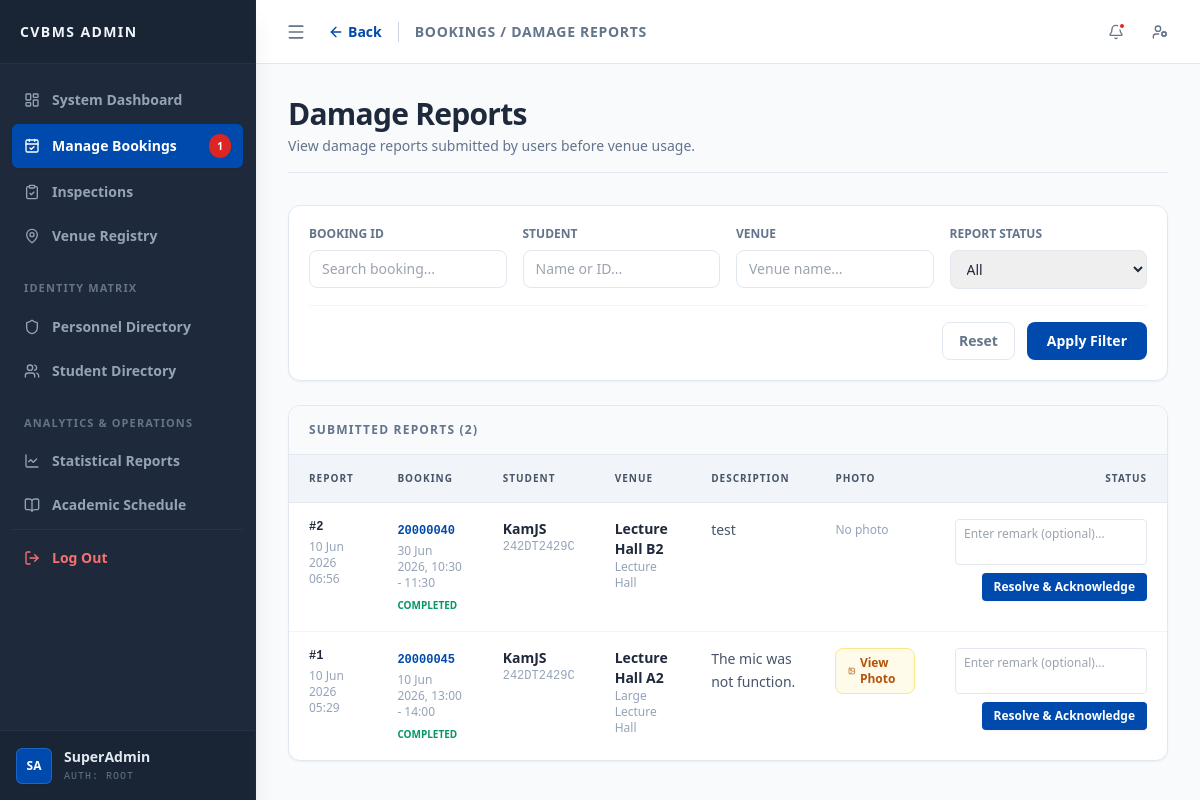
The app's page /admin/damage_reports.php (signed in), older data.
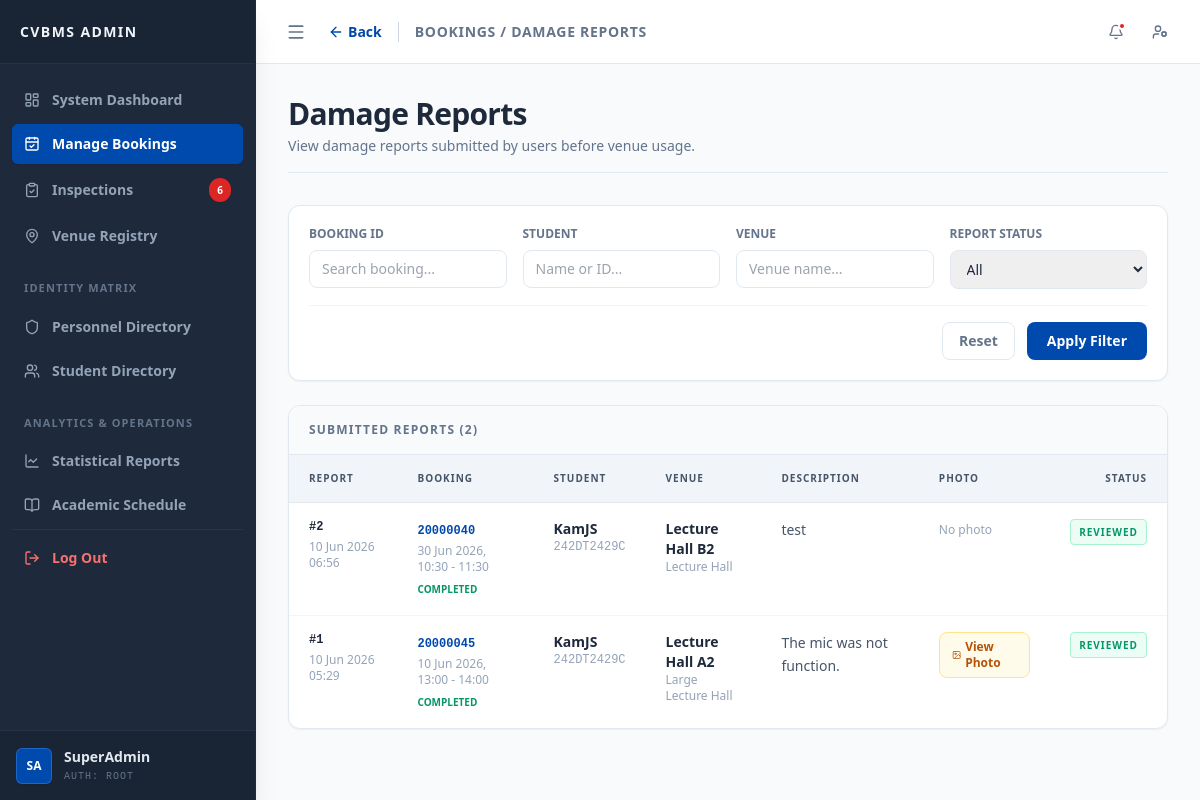
The same page, newer data.
### tables this page shows
CREATE TABLE `damage_report` (
  `report_id` int(11) NOT NULL,
  `bid` int(10) UNSIGNED NOT NULL,
  `uid` varchar(15) NOT NULL,
  `vid` varchar(10) NOT NULL,
  `damage_description` text NOT NULL,
  `damage_photo` varchar(255) DEFAULT NULL,
  `report_status` enum('submitted','reviewed') DEFAULT 'submitted',
  `admin_remark` text DEFAULT NULL,
  `created_at` timestamp NOT NULL DEFAULT current_timestamp()
);

CREATE TABLE `booking` (
  `bid` int(10) UNSIGNED NOT NULL,
  `uid` varchar(15) NOT NULL,
  `vid` varchar(10) NOT NULL,
  `date_booked` date NOT NULL,
  `time_start` time NOT NULL,
  `time_end` time NOT NULL,
  `status` enum('pending','approved','rejected','completed','cancelled') NOT NULL DEFAULT 'pending',
  `payment_status` enum('unpaid','paid','refunded') NOT NULL DEFAULT 'unpaid',
  `payment_method` varchar(30) DEFAULT NULL,
  `payment_due_at` datetime DEFAULT NULL,
  `cancelled_at` datetime DEFAULT NULL,
  `cancel_reason` varchar(255) DEFAULT NULL,
  `transaction_ref` varchar(50) DEFAULT NULL,
  `paid_at` datetime DEFAULT NULL,
  `purpose` varchar(100) NOT NULL,
  `aid` int(10) UNSIGNED DEFAULT NULL,
  `approve_date` datetime DEFAULT NULL,
  `created_at` timestamp NOT NULL DEFAULT current_timestamp()
);

CREATE TABLE `user` (
  `uid` varchar(15) NOT NULL,
  `username` varchar(50) NOT NULL,
  `email` varchar(100) NOT NULL,
  `password` varchar(255) NOT NULL,
  `phone_num` varchar(20) NOT NULL,
  `profile_pic` varchar(255) NOT NULL DEFAULT '',
  `outstanding_debt` decimal(10,2) UNSIGNED NOT NULL DEFAULT 0.00,
  `account_status` enum('active','restricted') NOT NULL DEFAULT 'active',
  `created_at` timestamp NOT NULL DEFAULT current_timestamp()
);

CREATE TABLE `venue` (
  `vid` varchar(10) NOT NULL,
  `vname` varchar(100) NOT NULL,
  `vcid` int(11) NOT NULL,
  `max_cap` int(10) UNSIGNED NOT NULL,
  `deposit` decimal(10,2) UNSIGNED NOT NULL,
  `status` enum('available','maintenance','closed') NOT NULL DEFAULT 'available',
  `description` text NOT NULL
);

CREATE TABLE `vcategory` (
  `vcid` int(11) NOT NULL,
  `category` varchar(50) NOT NULL,
  `description` text NOT NULL
);

### admin/damage_reports.php (the view, shortened to what the changed rows need)
<?php
require_once __DIR__ . '/../config/db.php';
$sql = "
    SELECT
        dr.report_id,
        dr.bid,
        dr.uid,
        u.username,
        dr.vid,
        v.vname,
        vc.category AS venue_category,
        dr.damage_description,
        dr.damage_photo,
        dr.report_status,
        dr.admin_remark,
        dr.created_at,
        b.date_booked,
        b.time_start,
        b.time_end,
        b.status AS booking_status
    FROM damage_report dr
    JOIN booking b ON dr.bid = b.bid
    JOIN user u ON dr.uid = u.uid
    JOIN venue v ON dr.vid = v.vid
    JOIN vcategory vc ON v.vcid = vc.vcid
    WHERE 1=1
";
$sql .= " ORDER BY dr.created_at DESC";
$stmt = $conn->prepare($sql);
$stmt->execute();
$result = $stmt->get_result();
$reports = [];
while ($row = $result->fetch_assoc()) {
    $reports[] = $row;
}
$topbar_content = '
<div class="flex items-center">
    <a href="manage_bookings.php" class="text-sm font-bold text-[#004aad] hover:text-[#003882] flex items-center mr-4 transition-colors">
        <i data-lucide="arrow-left" class="w-4 h-4 mr-1"></i> Back
    </a>
    <h2 class="text-sm font-bold text-slate-500 uppercase tracking-wider border-l border-slate-300 pl-4">Bookings / Damage Reports</h2>
</div>';
?>
<div class="bg-white border border-slate-200 rounded-xl shadow-sm overflow-hidden">
    <div class="overflow-x-auto">
        <table class="w-full text-left border-collapse">
            <thead>
                <tr class="bg-slate-100 text-slate-600 text-[10px] font-black uppercase tracking-widest">
                    <th class="px-5 py-4 border-b border-slate-200">Report</th>
                    <th class="px-5 py-4 border-b border-slate-200">Booking</th>
                    <th class="px-5 py-4 border-b border-slate-200">Student</th>
                    <th class="px-5 py-4 border-b border-slate-200">Venue</th>
                    <th class="px-5 py-4 border-b border-slate-200">Description</th>
                    <th class="px-5 py-4 border-b border-slate-200">Photo</th>
                    <th class="px-5 py-4 border-b border-slate-200 text-right">Status</th>
                </tr>
            </thead>
            <tbody class="text-sm text-slate-700 divide-y divide-slate-100">
                <?php foreach ($reports as $report): ?>
                    <tr class="hover:bg-slate-50 align-top">
                        <td class="px-5 py-4">
                            <div class="font-mono text-xs font-black text-slate-800">#<?php echo htmlspecialchars($report['report_id']); ?></div>
                            <div class="text-xs text-slate-400 mt-1"><?php echo date('d M Y H:i', strtotime($report['created_at'])); ?></div>
                        </td>
                        <td class="px-5 py-4">
                            <a href="process_flow.php?bid=<?php echo urlencode($report['bid']); ?>" class="font-mono text-xs font-black text-[#004aad] hover:underline">
                                <?php echo htmlspecialchars($report['bid']); ?>
                            </a>
                            <div class="text-xs text-slate-400 mt-1">
                                <?php echo date('d M Y', strtotime($report['date_booked'])); ?>,
                                <?php echo substr($report['time_start'], 0, 5); ?> - <?php echo substr($report['time_end'], 0, 5); ?>
                            </div>
                            <?php
                                $b_status_color = ($report['booking_status'] === 'cancelled') ? 'text-red-600' : 'text-emerald-600';
                            ?>
                            <div class="text-[10px] uppercase font-black <?php echo $b_status_color; ?> mt-1">
                                <?php echo htmlspecialchars($report['booking_status']); ?>
                            </div>
                        </td>
                        <td class="px-5 py-4">
                            <div class="font-bold text-slate-800"><?php echo htmlspecialchars($report['username']); ?></div>
                            <div class="font-mono text-xs text-slate-400"><?php echo htmlspecialchars($report['uid']); ?></div>
                        </td>
                        <td class="px-5 py-4">
                            <div class="font-bold text-slate-800"><?php echo htmlspecialchars($report['vname']); ?></div>
                            <div class="text-xs text-slate-400"><?php echo htmlspecialchars($report['venue_category']); ?></div>
                        </td>
                        <td class="px-5 py-4 max-w-md">
                            <p class="text-sm leading-relaxed text-slate-600 whitespace-pre-wrap"><?php echo htmlspecialchars($report['damage_description']); ?></p>
                        </td>
                        <td class="px-5 py-4">
                            <?php if (!empty($report['damage_photo'])): ?>
                                <a href="../uploads/damage_reports/<?php echo rawurlencode($report['damage_photo']); ?>" target="_blank" class="inline-flex items-center px-3 py-1.5 text-xs font-bold text-amber-700 bg-amber-50 border border-amber-200 rounded-lg hover:bg-amber-100">
                                    <i data-lucide="image" class="w-3 h-3 mr-1"></i> View Photo
                                </a>
                            <?php else: ?>
                                <span class="text-xs text-slate-400">No photo</span>
                            <?php endif; ?>
                        </td>
                        <td class="px-5 py-4 text-right">
                            <?php if ($report['report_status'] === 'submitted'): ?>
                                <form action="../actions/process_damage.php" method="POST" class="flex flex-col items-end gap-2">
                                    <textarea name="admin_remark" placeholder="Enter remark (optional)..." class="w-48 px-2 py-1.5 text-xs border border-slate-200 rounded focus:outline-none focus:ring-1 focus:ring-[#004aad] resize-none" rows="2"></textarea>
                                    <button type="submit" class="px-3 py-1.5 text-xs font-bold text-white bg-[#004aad] hover:bg-[#003882] rounded shadow-sm transition-colors">
                                        Resolve & Acknowledge
                                    </button>
                                </form>
                            <?php else: ?>
                                <span class="px-2 py-0.5 border bg-emerald-50 text-emerald-600 border-emerald-200 rounded text-[10px] font-black uppercase tracking-widest inline-block">
                                    REVIEWED
                                </span>
                            <?php endif; ?>
                        </td>
                    </tr>
                <?php endforeach; ?>
            </tbody>
        </table>
    </div>
</div>
<?php
include __DIR__ . '/../core/layout.php';
?>

### includes/admin_sidebar.php (shortened to what the changed rows need)
<?php
$current_page = basename($_SERVER['PHP_SELF']);
$current_role = $_SESSION['role'] ?? '';
$is_staff_user = ($current_role === 'staff');
$is_admin_user = ($current_role === 'admin');
if (isset($conn)) {
    $sweep_sql = "
        UPDATE booking
        SET status = 'completed'
        WHERE status = 'approved'
        AND CONCAT(date_booked, ' ', time_end) <= NOW()
    ";
    $conn->query($sweep_sql);
}
$pending_bookings_count = 0;
$pending_inspections_count = 0;
if (isset($conn)) {
    $sql_bookings_count = "SELECT COUNT(*) FROM booking WHERE status = 'pending' AND payment_status = 'paid'";
    $res_bookings = $conn->query($sql_bookings_count);
    if ($res_bookings) {
        $pending_bookings_count = $res_bookings->fetch_row()[0];
    }
    $sql_inspections_count = "
        SELECT COUNT(*)
        FROM inspection i
        JOIN booking b ON i.bid = b.bid
        WHERE i.ins_status = 'pending' AND b.status = 'completed'
    ";
    $res_inspections = $conn->query($sql_inspections_count);
    if ($res_inspections) {
        $pending_inspections_count = $res_inspections->fetch_row()[0];
    }
}
?>
<aside id="system-sidebar" class="sidebar bg-[#1e293b] text-white flex flex-col shadow-xl z-20 shrink-0 border-r border-slate-800">
    <nav class="flex-1 overflow-y-auto py-4 scrollbar-hide">
        <ul class="space-y-1 px-3">
            <?php if (!$is_staff_user): ?>
            <li>
                <a href="manage_bookings.php" class="nav-item flex items-center px-3 py-2.5 text-sm font-semibold <?php echo (in_array($current_page, ['manage_bookings.php', 'pending_requests.php', 'assign_inspector.php', 'assign_inspector_detail.php', 'track_bookings.php', 'process_flow.php', 'damage_reports.php'])) ? 'bg-cstyle-blue text-white shadow-sm' : 'text-slate-400 hover:bg-slate-800 hover:text-slate-200'; ?> rounded-md transition-all">
                    <i data-lucide="calendar-check" class="w-4 h-4 shrink-0"></i>
                    <span class="ml-3 nav-text">Manage Bookings</span>
                    <?php if ($pending_bookings_count > 0): ?>
                        <span class="ml-auto bg-red-600 text-white text-[10px] font-bold px-2 py-0.5 rounded-full shadow-sm nav-badge"><?php echo $pending_bookings_count; ?></span>
                    <?php endif; ?>
                </a>
            </li>
            <?php endif; ?>
            <?php if (!$is_admin_user): ?>
            <li>
                <a href="inspections.php" class="nav-item flex items-center px-3 py-2.5 text-sm font-semibold <?php echo (in_array($current_page, ['inspections.php', 'pending_inspections.php', 'execute_inspection.php', 'track_inspections.php'])) ? 'bg-cstyle-blue text-white shadow-sm' : 'text-slate-400 hover:bg-slate-800 hover:text-slate-200'; ?> rounded-md transition-all">
                    <i data-lucide="clipboard-check" class="w-4 h-4 shrink-0"></i>
                    <span class="ml-3 nav-text">Inspections</span>
                    <?php if ($pending_inspections_count > 0): ?>
                        <span class="ml-auto bg-red-600 text-white text-[10px] font-bold px-2 py-0.5 rounded-full shadow-sm nav-badge"><?php echo $pending_inspections_count; ?></span>
                    <?php endif; ?>
                </a>
            </li>
            <?php endif; ?>
        </ul>
    </nav>
</aside>

Row changes from the older to the newer data that the page shows:
changed damage_report "test": report_status "Resolve & Acknowledge" → "REVIEWED"
changed damage_report "The mic was not function.": report_status "Resolve & Acknowledge" → "REVIEWED"
Text that changed along with them:
$pending_inspections_count: (not shown) → "6"
$pending_bookings_count: "1" → (not shown)
